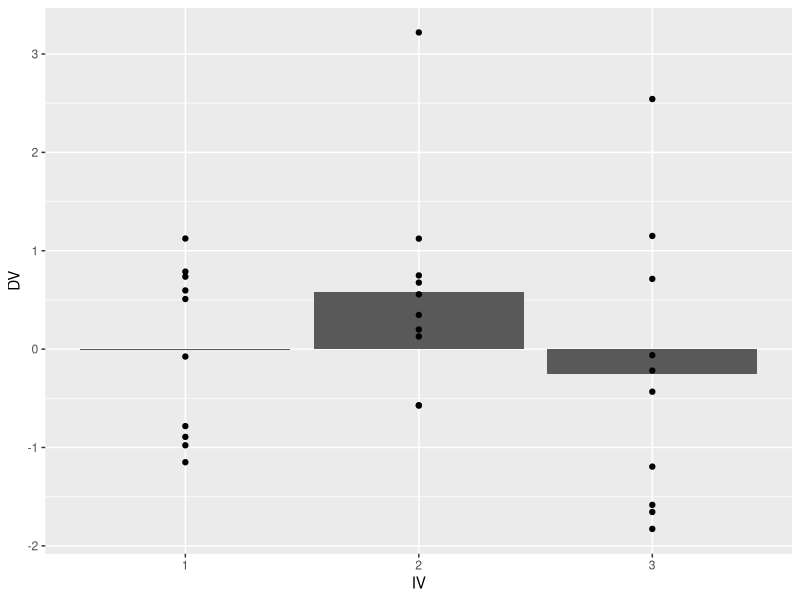
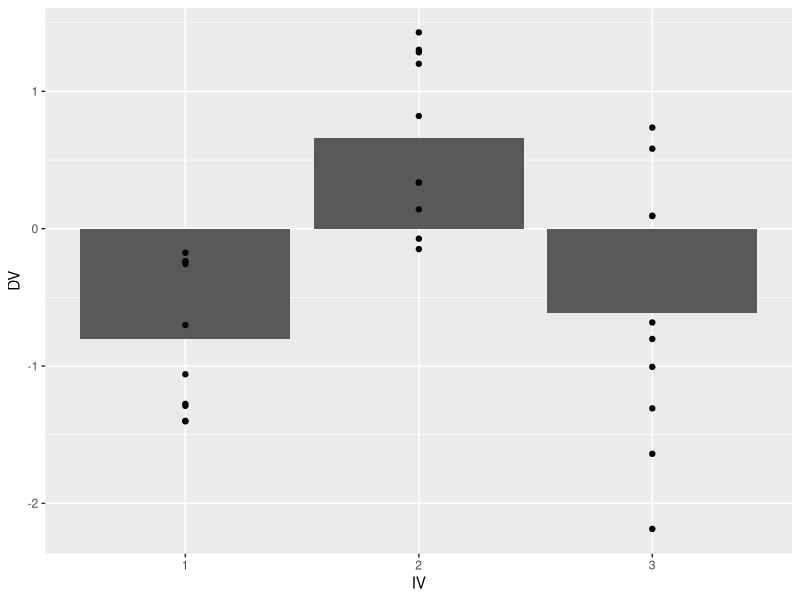
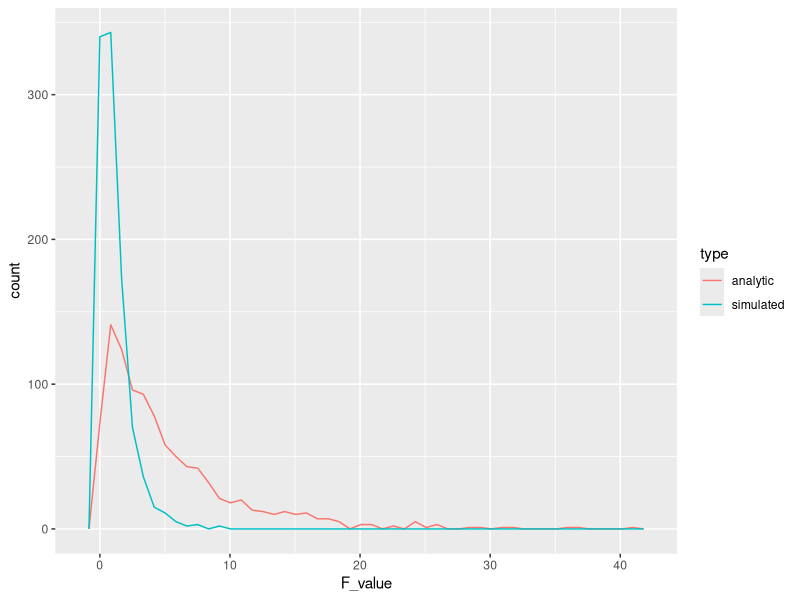

Source code (R) for these figures, in order:
## ---- chunk 1
knitr::opts_chunk$set(echo = TRUE)
## ---- chunk 2
library(tibble)

# a loop to guarantee a correct decision 
levels <- 3
n_per_level <- 10

critical_F<-qf(.95, levels-1, levels*n_per_level-3 )

#repeat until we find the data that meets the criterion
repeat {
  random_data <- tibble(subjects = 1:(levels*n_per_level),
                      IV = as.factor(rep(1:levels, 
                                         each = n_per_level)),
                      DV = rnorm(levels*n_per_level, 0, 1))

  aov.out <- aov(DV ~ IV, data = random_data)
  simulated_F <- summary(aov.out)[[1]]$`F value`[1]
    if(simulated_F < critical_F) {
      print(paste("failed to reject, the F-value is",
                  round(simulated_F,3)))
      break
    } 
}  

# report the ANOVA
summary(aov.out)

#ggplot of the means with individual data points
library(ggplot2)

ggplot(random_data, aes(x=IV, y=DV))+
  geom_bar(stat="summary", fun="mean", position="dodge")+
  geom_point()
## ---- chunk 3
# a loop to guarantee a correct decision 
levels <- 3
n_per_level <- 10

critical_F<-qf(.95, levels-1, levels*n_per_level-3 )

#repeat until we find the data that meets the criterion
repeat {
  random_data <- tibble(subjects = 1:(levels*n_per_level),
                      IV = as.factor(rep(1:levels, 
                                         each = n_per_level)),
                      DV = rnorm(levels*n_per_level, 0, 1))

  aov.out <- aov(DV ~ IV, data = random_data)
  simulated_F <- summary(aov.out)[[1]]$`F value`[1]
    if(simulated_F > critical_F) {
      print(paste("reject the null, the F-value is",
                  round(simulated_F,3)))
      break
    } 
}  

# report the ANOVA
summary(aov.out)

#ggplot of the means with individual data points
library(ggplot2)

ggplot(random_data, aes(x=IV, y=DV))+
  geom_bar(stat="summary", fun="mean", position="dodge")+
  geom_point()

## ---- chunk 4
levels<-3
n_per_level<-10

save_F_values <- length(1000)
for(i in 1:1000){
  random_data <- tibble(subjects = 1:(levels*n_per_level),
                      IV = as.factor(rep(1:levels, each = n_per_level)),
                      DV = rnorm(levels*n_per_level, 0, 1)
                      )
  aov.out <- aov(DV ~ IV, data = random_data)
  simulated_F <- summary(aov.out)[[1]]$`F value`[1]
  save_F_values[i] <- simulated_F
}

library(ggplot2)

F_comparison <- tibble(type = rep(c("analytic","simulated"), 
                                  each = 1000),
                       F_value = c(rweibull(n=1000,shape=1,scale=5),
                                   save_F_values))

ggplot(F_comparison, aes(x=F_value, color=type))+
  geom_freqpoly(bins=50)
